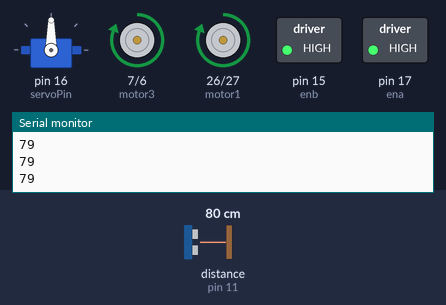
The sketch below on a simulated Arduino Mega 2560, built for the host (arithmetic inside an expression is 32-bit, double 64-bit). Parts: servo, motor-driver pin pairs drawn as motors (green arrow = first pin HIGH = forward, orange = second pin HIGH = backward, longer = more drive), switched loads named in the sketch (green lamp = pin HIGH), the last lines printed to the serial monitor. Wiring (inferred from the names in the program): ultrasonic range finder: trigger pin 10; echo pin 11. The test bench sets the inputs (shaded band); at power-on: distance to the obstacle (sensor on pin 11) 80 cm. The echo pulse lasts 58.3 µs per cm; pins used as bus, display or sensor lines are not drawn.

Above: at 1.2 s.
1.3 s: distance to the obstacle (sensor on pin 11) set to 17 cm
2.8 s: distance to the obstacle (sensor on pin 11) set to 14 cm
At 3.5 s:
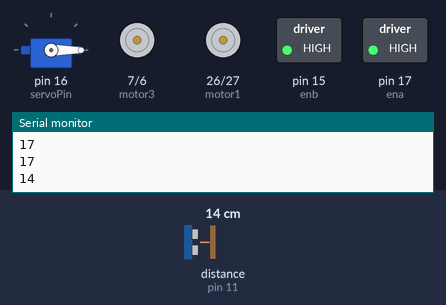
At 4.0 s:
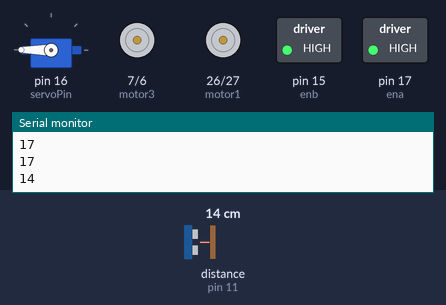
Timing chart, 0 to 11.8 s (numbered marks = the images above; inputs shaded):
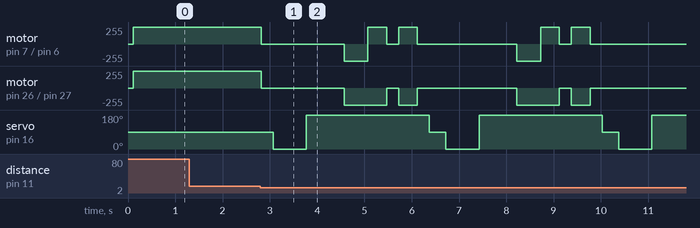

Measured:
- the behaviour switches between 16 and 15 cm on distance to the obstacle (sensor on pin 11) (found by bisection; images 0 and 1)

The sketch:

code.ino
```cpp
#include <Servo.h>

// Define motor pins
const int motor1 = 26;  // Motor 1 connected to GPIO 4
const int motor2 = 27;  // Motor 2 connected to GPIO 5
const int motor3 = 7;  // Motor 3 connected to GPIO 6
const int motor4 = 6;  // Motor 4 connected to GPIO 7

// Define servo pin
const int servoPin = 16;  // Servo pin connected to GPIO 15

// Define ultrasonic sensor pins
const int trigPin = 10;  // Trig pin connected to GPIO 3
const int echoPin = 11;  // Echo pin connected to GPIO 2

// Define enable pins
const int ena = 17;  // Enable pin A connected to GPIO 10
const int enb = 15;  // Enable pin B connected to GPIO 11

// Create Servo object
Servo servo;

// Motor speed settings
const int speed = 128;  // Speed of the robot (0-255)

void setup() {
  // Initialize motor pins as outputs
  pinMode(motor1, OUTPUT);
  pinMode(motor2, OUTPUT);
  pinMode(motor3, OUTPUT);
  pinMode(motor4, OUTPUT);

  // Initialize enable pins as outputs
  pinMode(ena, OUTPUT);
  pinMode(enb, OUTPUT);

  // Initialize ultrasonic sensor pins
  pinMode(trigPin, OUTPUT);
  pinMode(echoPin, INPUT);

  // Initialize servo motor
  servo.attach(servoPin);
  servo.write(90);  // Center the servo

  // Set PWM frequency for enable pins
  analogWriteFreq(1000);

  // Set maximum duty cycle for maximum speed
  analogWrite(ena, speed);
  analogWrite(enb, speed);

  // Initialize serial communication
  Serial.begin(9600);
}

void loop() {
  setServo(90);
  delay(100);
  int distance = getDistance();
  Serial.println(distance);
  if (distance > 15) {
    delay(10);
    moveForward();
  } else {
    stop();
    setServo(0);
    delay(700);
    distance = getDistance();
    if (distance > 15) {
      delay(1000);
      turnRight();
      stop();
    } else {
      setServo(180);
      delay(700);
      distance = getDistance();
      if (distance > 15) {
        delay(1000);
        turnLeft();
        stop();
      } else {
        delay(100);
        moveBackward();
        turnRight();
        stop();
        turnRight();
        stop();
      }
    }
  }
}

// Functions for motor movements
void moveForward() {
  digitalWrite(motor1, HIGH);
  digitalWrite(motor2, LOW);
  digitalWrite(motor3, HIGH);
  digitalWrite(motor4, LOW);
}

void moveBackward() {
  digitalWrite(motor1, LOW);
  digitalWrite(motor2, HIGH);
  digitalWrite(motor3, LOW);
  digitalWrite(motor4, HIGH);
  delay(500);
}

void turnLeft() {
  digitalWrite(motor1, HIGH);
  digitalWrite(motor2, LOW);
  digitalWrite(motor3, LOW);
  digitalWrite(motor4, HIGH);
  delay(400);
}

void turnRight() {
  digitalWrite(motor1, LOW);
  digitalWrite(motor2, HIGH);
  digitalWrite(motor3, HIGH);
  digitalWrite(motor4, LOW);
  delay(400);
}
void stop() {
  digitalWrite(motor1, LOW);
  digitalWrite(motor2, LOW);
  digitalWrite(motor3, LOW);
  digitalWrite(motor4, LOW);
  delay(250);
}

// Function to get the distance from the ultrasonic sensor
int getDistance() {
  digitalWrite(trigPin, LOW);
  delayMicroseconds(2);
  digitalWrite(trigPin, HIGH);
  delayMicroseconds(10);
  digitalWrite(trigPin, LOW);

  long duration = pulseIn(echoPin, HIGH);
  int cm = duration * 0.0343 / 2;  // Convert time to cm
  return cm;
}

// Function to set the servo angle
void setServo(int angle) {
  int dutyCycle = map(angle, 0, 180, 544, 2400);  // Map angle to duty cycle
  servo.writeMicroseconds(dutyCycle);
}
```
